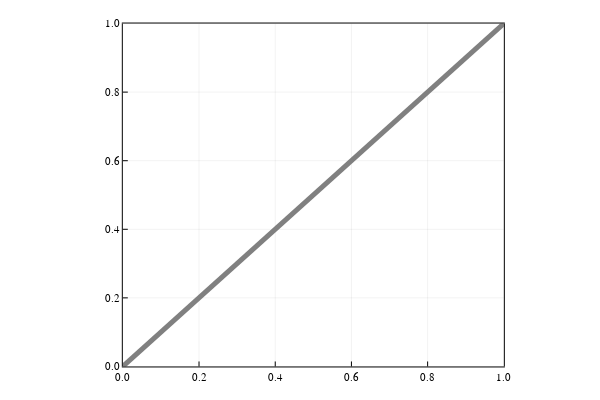

The notebook cell saved with this chart:
### Code cell
# compute Dowker persistence
_, _, D, _ = compute_distance(large, large_moved);
W = compute_Witness_persistence(D)
W_barcode = barcode(W["eirene_output"], dim = 1)
plot_PD(W_barcode, 
        markersize = 10,
        pd_min = 0,
        pd_max = 2.2,
        background_color=:transparent, foreground_color=:black)

### Figure 1 — Plotly figure (JSON) as saved in the notebook; plotly's stock layout.template omitted (floating-point values rounded to 4 significant figures)
{"data": [{"colorbar": {"title": ""}, "legendgroup": "", "line": {"color": "rgba(128, 128, 128, 1.000)", "dash": "solid", "shape": "linear", "width": 5}, "mode": "lines", "name": "", "showlegend": false, "type": "scatter", "x": [0, 1], "xaxis": "x1", "y": [0, 1], "yaxis": "y1", "zmax": null, "zmin": null}], "layout": {"annotations": [], "height": 400, "legend": {"bgcolor": "rgba(0, 0, 0, 0.000)", "bordercolor": "rgba(0, 0, 0, 1.000)", "borderwidth": 1, "font": {"color": "rgba(0, 0, 0, 1.000)", "family": "sans-serif", "size": 11}, "tracegroupgap": 0, "traceorder": "normal", "x": 1, "xanchor": "auto", "y": 1, "yanchor": "auto"}, "margin": {"b": 20, "l": 0, "r": 0, "t": 20}, "paper_bgcolor": "rgba(0, 0, 0, 0.000)", "plot_bgcolor": "rgba(0, 0, 0, 0.000)", "showlegend": true, "width": 600, "xaxis": {"anchor": "y1", "domain": [0.2047, 0.8397], "gridcolor": "rgba(0, 0, 0, 0.100)", "gridwidth": 0.5, "linecolor": "rgba(0, 0, 0, 1.000)", "mirror": true, "range": [0, 1], "showgrid": true, "showline": true, "showticklabels": true, "tickangle": 0, "tickcolor": "rgb(0, 0, 0)", "tickfont": {"color": "rgba(0, 0, 0, 1.000)", "family": "sans-serif", "size": 11}, "tickmode": "array", "ticks": "inside", "ticktext": ["0.0", "0.2", "0.4", "0.6", "0.8", "1.0"], "tickvals": [0, 0.2, 0.4, 0.6, 0.8, 1], "title": "", "titlefont": {"color": "rgba(0, 0, 0, 1.000)", "family": "sans-serif", "size": 15}, "type": "-", "visible": true, "zeroline": false, "zerolinecolor": "rgba(0, 0, 0, 1.000)"}, "yaxis": {"anchor": "x1", "domain": [0.03762, 0.9902], "gridcolor": "rgba(0, 0, 0, 0.100)", "gridwidth": 0.5, "linecolor": "rgba(0, 0, 0, 1.000)", "mirror": true, "range": [0, 1], "showgrid": true, "showline": true, "showticklabels": true, "tickangle": 0, "tickcolor": "rgb(0, 0, 0)", "tickfont": {"color": "rgba(0, 0, 0, 1.000)", "family": "sans-serif", "size": 11}, "tickmode": "array", "ticks": "inside", "ticktext": ["0.0", "0.2", "0.4", "0.6", "0.8", "1.0"], "tickvals": [0, 0.2, 0.4, 0.6, 0.8, 1], "title": "", "titlefont": {"color": "rgba(0, 0, 0, 1.000)", "family": "sans-serif", "size": 15}, "type": "-", "visible": true, "zeroline": false, "zerolinecolor": "rgba(0, 0, 0, 1.000)"}}}
